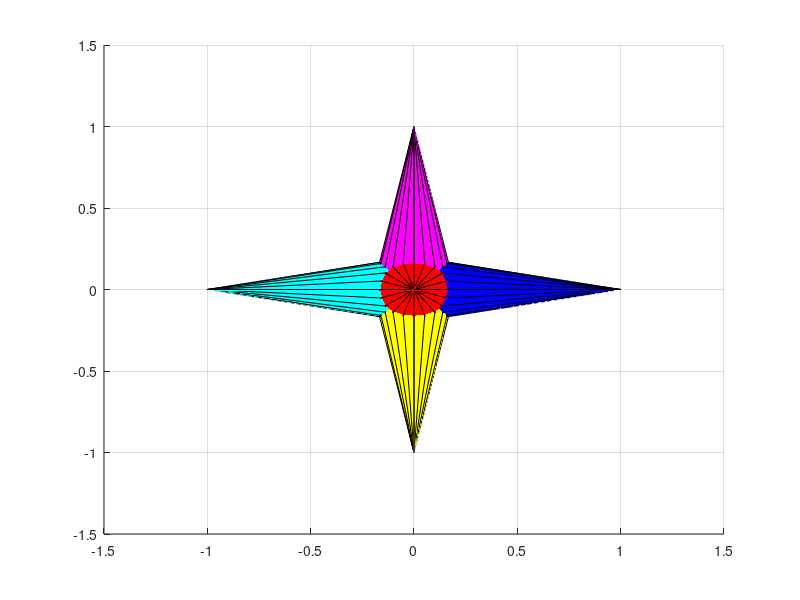

Write the MATLAB code that produced this figure.
ax = axes('XLim',[-1.5 1.5],'YLim',[-1.5 1.5],'ZLim',[-1.5 1.5]);
view(3);
grid on;

[x y z] = cylinder([0.2 0]);
h(1) = surface(x,y,z,'FaceColor','red');
h(2) = surface(x,y,-z,'FaceColor','green');
h(3) = surface(z,x,y,'FaceColor','blue');
h(4) = surface(-z,x,y,'FaceColor','cyan');
h(5) = surface(y,z,x,'FaceColor','magenta');
h(6) = surface(y,-z,x,'FaceColor','yellow');

set(gcf,'Renderer','opengl');


